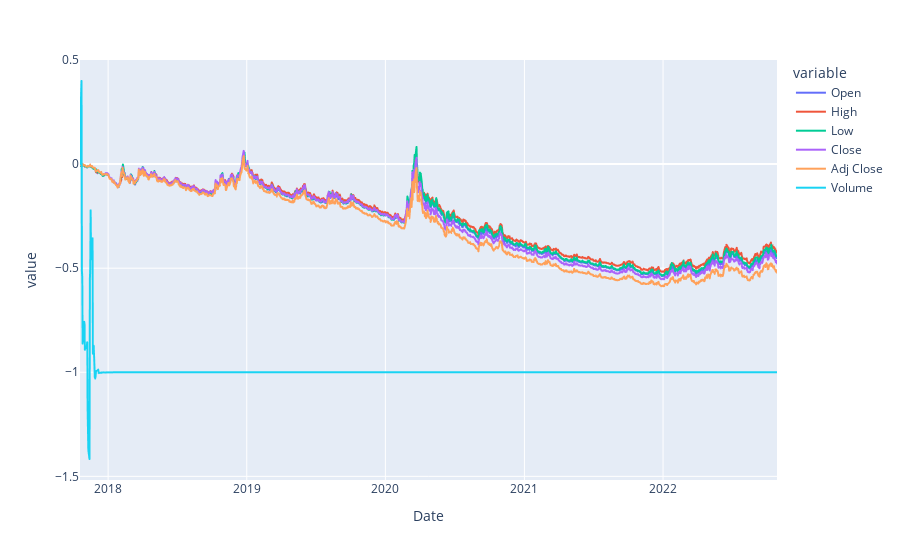

Notebook cell for this chart:
### Code cell
voo_data = yf.download('VOO', Start, today)
relative_return_voo = relative_return(voo_data)

px.line(relative_return_voo)

### Figure 1 — Plotly figure (JSON) as saved in the notebook; plotly's stock layout.template omitted (floating-point values rounded to 4 significant figures; data arrays with more than 128 entries replaced by an {"elided": "..."} marker saying what was removed)
{"data": [{"hovertemplate": "variable=Open<br>Date=%{x}<br>value=%{y}<extra></extra>", "legendgroup": "Open", "line": {"color": "#636efa", "dash": "solid"}, "marker": {"symbol": "circle"}, "mode": "lines", "name": "Open", "showlegend": true, "type": "scattergl", "x": {"elided": "1266 str values"}, "xaxis": "x", "y": {"elided": "1266 float values"}, "yaxis": "y"}, {"hovertemplate": "variable=High<br>Date=%{x}<br>value=%{y}<extra></extra>", "legendgroup": "High", "line": {"color": "#EF553B", "dash": "solid"}, "marker": {"symbol": "circle"}, "mode": "lines", "name": "High", "showlegend": true, "type": "scattergl", "x": {"elided": "1266 str values"}, "xaxis": "x", "y": {"elided": "1266 float values"}, "yaxis": "y"}, {"hovertemplate": "variable=Low<br>Date=%{x}<br>value=%{y}<extra></extra>", "legendgroup": "Low", "line": {"color": "#00cc96", "dash": "solid"}, "marker": {"symbol": "circle"}, "mode": "lines", "name": "Low", "showlegend": true, "type": "scattergl", "x": {"elided": "1266 str values"}, "xaxis": "x", "y": {"elided": "1266 float values"}, "yaxis": "y"}, {"hovertemplate": "variable=Close<br>Date=%{x}<br>value=%{y}<extra></extra>", "legendgroup": "Close", "line": {"color": "#ab63fa", "dash": "solid"}, "marker": {"symbol": "circle"}, "mode": "lines", "name": "Close", "showlegend": true, "type": "scattergl", "x": {"elided": "1266 str values"}, "xaxis": "x", "y": {"elided": "1266 float values"}, "yaxis": "y"}, {"hovertemplate": "variable=Adj Close<br>Date=%{x}<br>value=%{y}<extra></extra>", "legendgroup": "Adj Close", "line": {"color": "#FFA15A", "dash": "solid"}, "marker": {"symbol": "circle"}, "mode": "lines", "name": "Adj Close", "showlegend": true, "type": "scattergl", "x": {"elided": "1266 str values"}, "xaxis": "x", "y": {"elided": "1266 float values"}, "yaxis": "y"}, {"hovertemplate": "variable=Volume<br>Date=%{x}<br>value=%{y}<extra></extra>", "legendgroup": "Volume", "line": {"color": "#19d3f3", "dash": "solid"}, "marker": {"symbol": "circle"}, "mode": "lines", "name": "Volume", "showlegend": true, "type": "scattergl", "x": {"elided": "1266 str values"}, "xaxis": "x", "y": {"elided": "1266 float values"}, "yaxis": "y"}], "layout": {"legend": {"title": {"text": "variable"}, "tracegroupgap": 0}, "margin": {"t": 60}, "xaxis": {"anchor": "y", "domain": [0, 1], "title": {"text": "Date"}}, "yaxis": {"anchor": "x", "domain": [0, 1], "title": {"text": "value"}}}}
